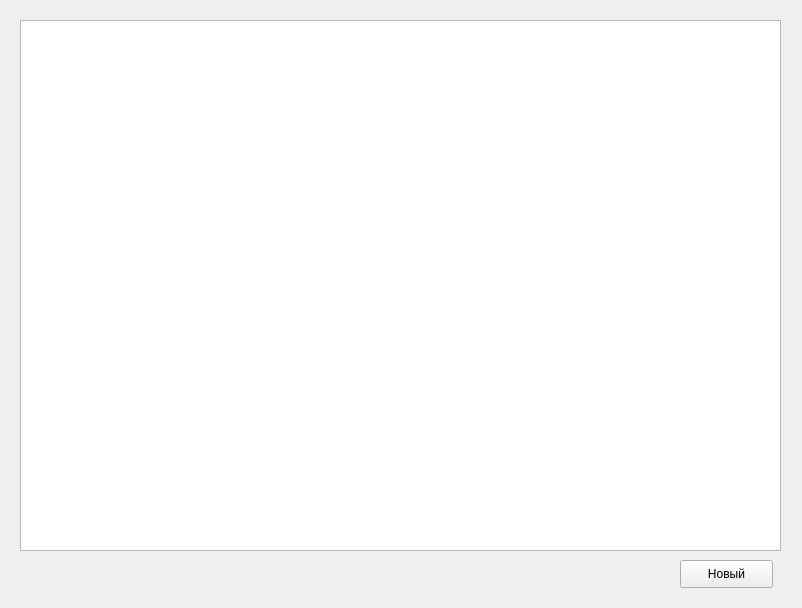
<?xml version="1.0" encoding="UTF-8"?>
<ui version="4.0">
 <class>Form</class>
 <widget class="QWidget" name="Form">
  <property name="geometry">
   <rect>
    <x>0</x>
    <y>0</y>
    <width>802</width>
    <height>608</height>
   </rect>
  </property>
  <property name="windowTitle">
   <string>Form</string>
  </property>
  <widget class="QTableWidget" name="tableWidget">
   <property name="geometry">
    <rect>
     <x>20</x>
     <y>20</y>
     <width>761</width>
     <height>531</height>
    </rect>
   </property>
  </widget>
  <widget class="QPushButton" name="pushButton">
   <property name="geometry">
    <rect>
     <x>680</x>
     <y>560</y>
     <width>93</width>
     <height>28</height>
    </rect>
   </property>
   <property name="text">
    <string>Новый</string>
   </property>
  </widget>
 </widget>
 <resources/>
 <connections/>
</ui>
